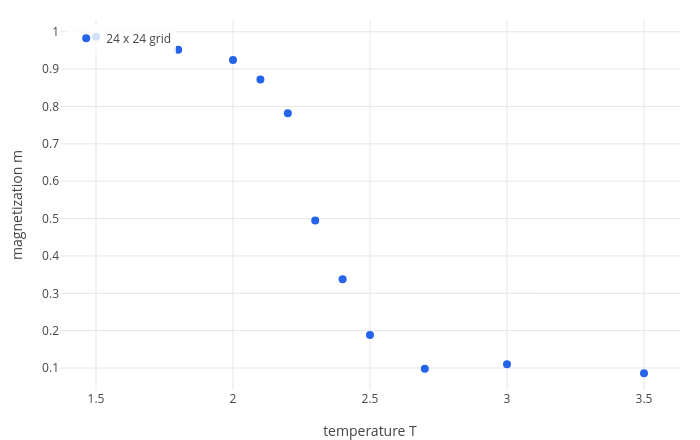

Notebook cell for this chart:
### Markdown cell above
Cold, the spins line up ($m \approx 1$): a magnet. Hot, they point every which way ($m \approx 0$). In between there is a
sharp change. Let us scan the temperature:

### Code cell
Ts = [1.5 1.8 2.0 2.1 2.2 2.3 2.4 2.5 2.7 3.0 3.5];
ms = zeros(1, 11);
seed(2);
for k = 1:11
  r = ising(24, Ts(k), 400);
  ms(k) = r.m;
end
labels(legend(scatter(Ts, ms), "24 x 24 grid"), "temperature T", "magnetization m")

### Figure 1 — Plotly figure (JSON) as saved in the notebook; plotly's stock layout.template omitted (floating-point values rounded to 4 significant figures)
{"data": [{"marker": {"color": "#2563eb", "size": 8}, "mode": "markers", "name": "24 x 24 grid", "type": "scatter", "x": [1.5, 1.8, 2, 2.1, 2.2, 2.3, 2.4, 2.5, 2.7, 3, 3.5], "y": [0.9865, 0.9521, 0.9243, 0.8726, 0.7819, 0.4949, 0.3373, 0.1885, 0.098, 0.1103, 0.08622]}], "layout": {"height": 440, "legend": {"bgcolor": "rgba(255,255,255,0.8)", "x": 0.01, "xanchor": "left", "y": 0.99, "yanchor": "top"}, "margin": {"b": 50, "l": 60, "r": 20, "t": 20}, "showlegend": true, "title": {"text": ""}, "width": 700, "xaxis": {"title": {"text": "temperature T"}, "zeroline": true}, "yaxis": {"range": [0.0412, 1.031], "title": {"text": "magnetization m"}, "zeroline": true}}}
